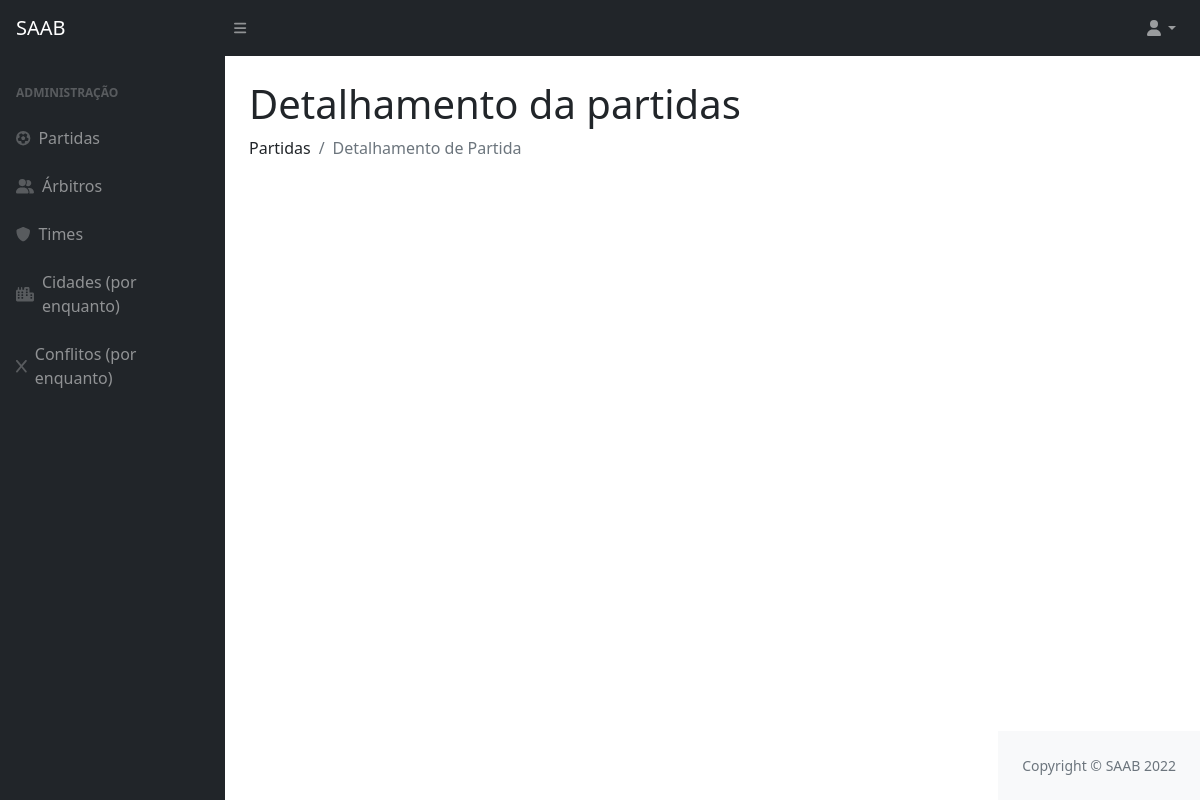
/detalhamentoPartida/78, run on an earlier commit of the app's database.
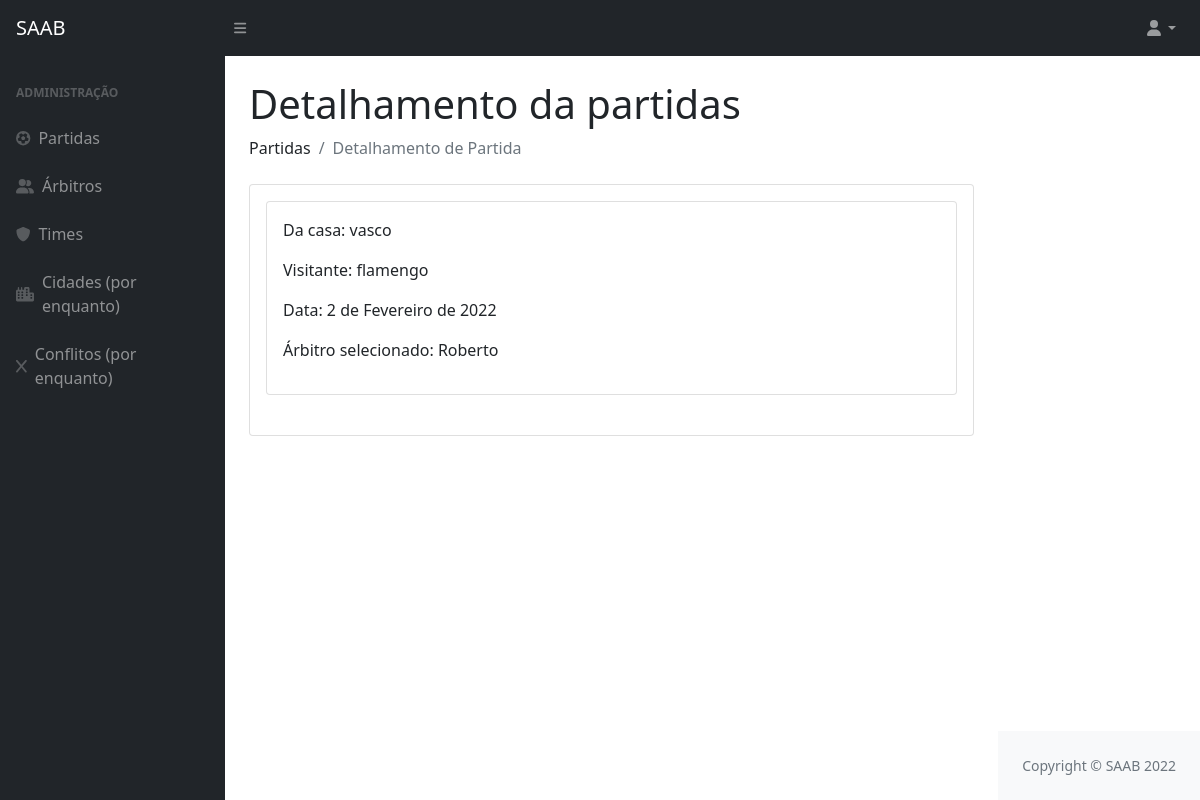
And on a later commit of the database.
### privado/models.py (models this page shows, shortened)
class Partida(models.Model):
    codigo = models.AutoField(primary_key=True)
    usuario = models.ForeignKey(Usuario, on_delete=models.CASCADE)
    arbitro = models.ForeignKey(Arbitro, on_delete=models.CASCADE)
    visitante  = models.ForeignKey(Time, on_delete=models.CASCADE, related_name='visitante')
    local  = models.ForeignKey(Time, on_delete=models.CASCADE, related_name='local')
    data = models.DateField()

class Time(models.Model):
    codigo = models.AutoField(primary_key=True)
    nome = models.CharField(max_length=100)
    cidade = models.ForeignKey(Cidade, on_delete=models.CASCADE)
    def __str__(self):
        return (self.nome)

class Arbitro(models.Model):
    codigo = models.AutoField(primary_key=True)
    datanasc = models.DateField()
    cidade = models.ForeignKey(Cidade, on_delete=models.CASCADE)
    nome = models.CharField(max_length=100)
    formafisica = models.BooleanField()
    def __str__(self):
        return (self.nome)

### privado/views.py (the view)
# urls.py: path('detalhamentoPartida/<int:id>', detalhamentoPartida, name = "url_detalhamentoPartida"),
def detalhamentoPartida(request, id):
    conflitos = Conflito.objects.all()
    partida = Partida.objects.filter(pk=id)
    time = Time.objects.filter(pk=id)
    detalhes = {"detalhes":partida, "conflitos":conflitos, "time":time}
    return render(request, "SAAB/detalhamentoPartida.html", detalhes)

### privado/templates/SAAB/detalhamentoPartida.html (shortened to what this page needs)
{% extends 'SAAB/layout.html' %}
{% block conteudo %}
{% load static %}
{% load crispy_forms_tags %}
<!DOCTYPE html>
<html lang="en">
<head>
</head>
<body>
  <h1 class="mt-4">Detalhamento da partidas</h1>
  <ol class="breadcrumb mb-4">
    <li class="breadcrumb-item">Partidas</li>
    <li class="breadcrumb-item active">Detalhamento de Partida</li>
</ol>
    {% for i in detalhes %}
    <div class="card mb-4">
      <div class="card-body">
        <div class="card mb-4">
          <div class="card-body">
            <p>Da casa: {{ i.local }}</p>
            <p>Visitante: {{ i.visitante }}</p>
            <p>Data: {{ i.data }}</p>
            <p>Árbitro selecionado: {{ i.arbitro }}</p>
          </div>
        </div>
    {% endfor %}
</main>
</body>
</html>
{% endblock %}

What changed in the data, as far as the page shows it:
added Partida: local "vasco", visitante "flamengo", data "2 de Fevereiro de 2022", arbitro "Roberto"
